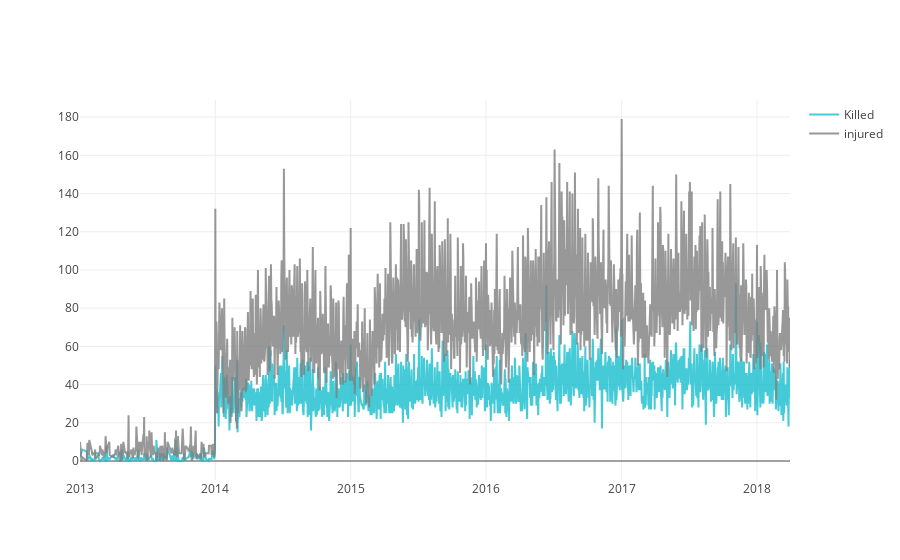

Here is the notebook cell this chart was saved with:
### Code cell
data = [go.Scatter(
          x=d.index,
          y=d['n_killed'])]

killings = go.Scatter(
                x=d.index,
                y=d['n_killed'],
                name = "Killed",
                line = dict(color = '#17BECF'),
                opacity = 0.8)

injured = go.Scatter(
                x=d.index,
                y=d['n_injured'],
                name = "injured",
                line = dict(color = '#7F7F7F'),
                opacity = 0.8)

data = [killings,injured]

iplot(go.Figure(data=data))

### Figure 1 — Plotly figure (JSON) as saved in the notebook; plotly's stock layout.template omitted (floating-point values rounded to 4 significant figures; data arrays with more than 128 entries replaced by an {"elided": "..."} marker saying what was removed)
{"data": [{"type": "scatter", "x": {"elided": "1725 str values"}, "y": {"elided": "1725 int values"}, "name": "Killed", "line": {"color": "#17BECF"}, "opacity": 0.8}, {"type": "scatter", "x": {"elided": "1725 str values"}, "y": {"elided": "1725 int values"}, "name": "injured", "line": {"color": "#7F7F7F"}, "opacity": 0.8}], "layout": {}}
